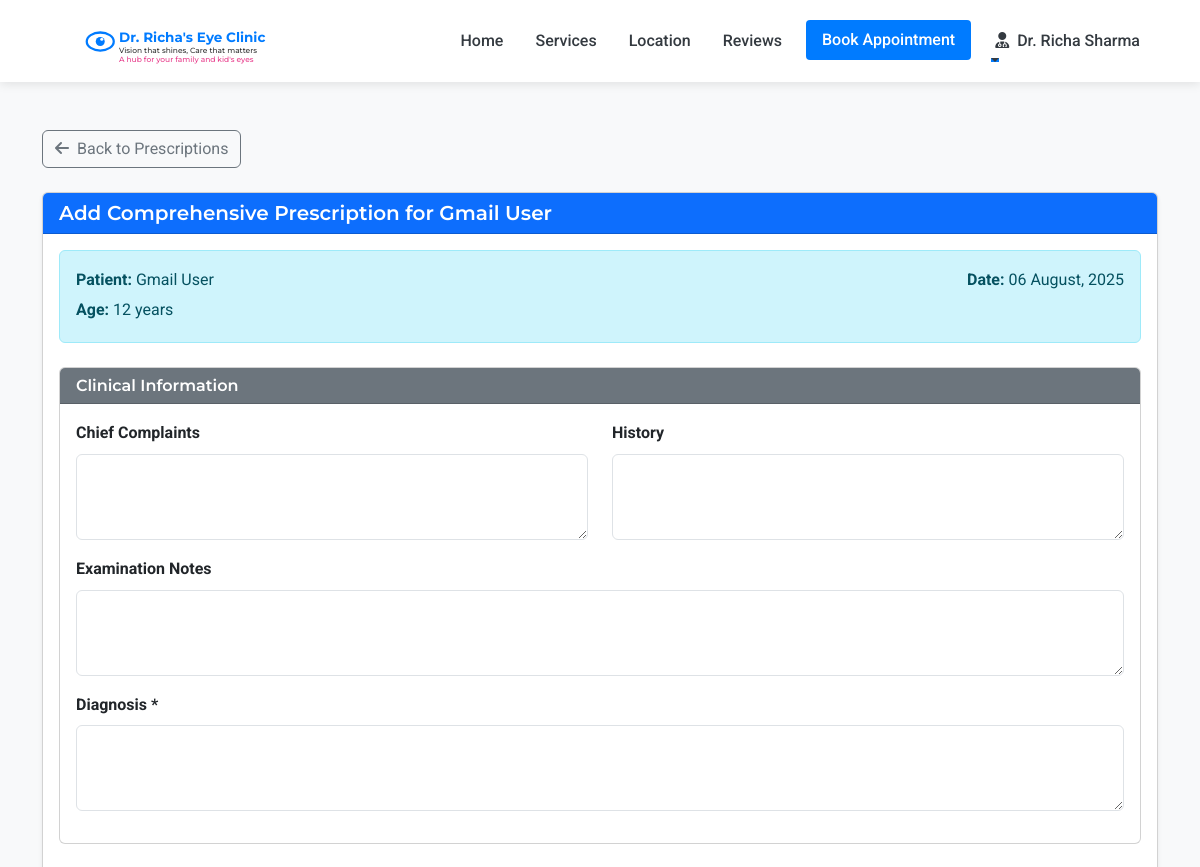
/doctor/add-prescription/9 (signed in, upper part), run on an earlier commit of the app's database.
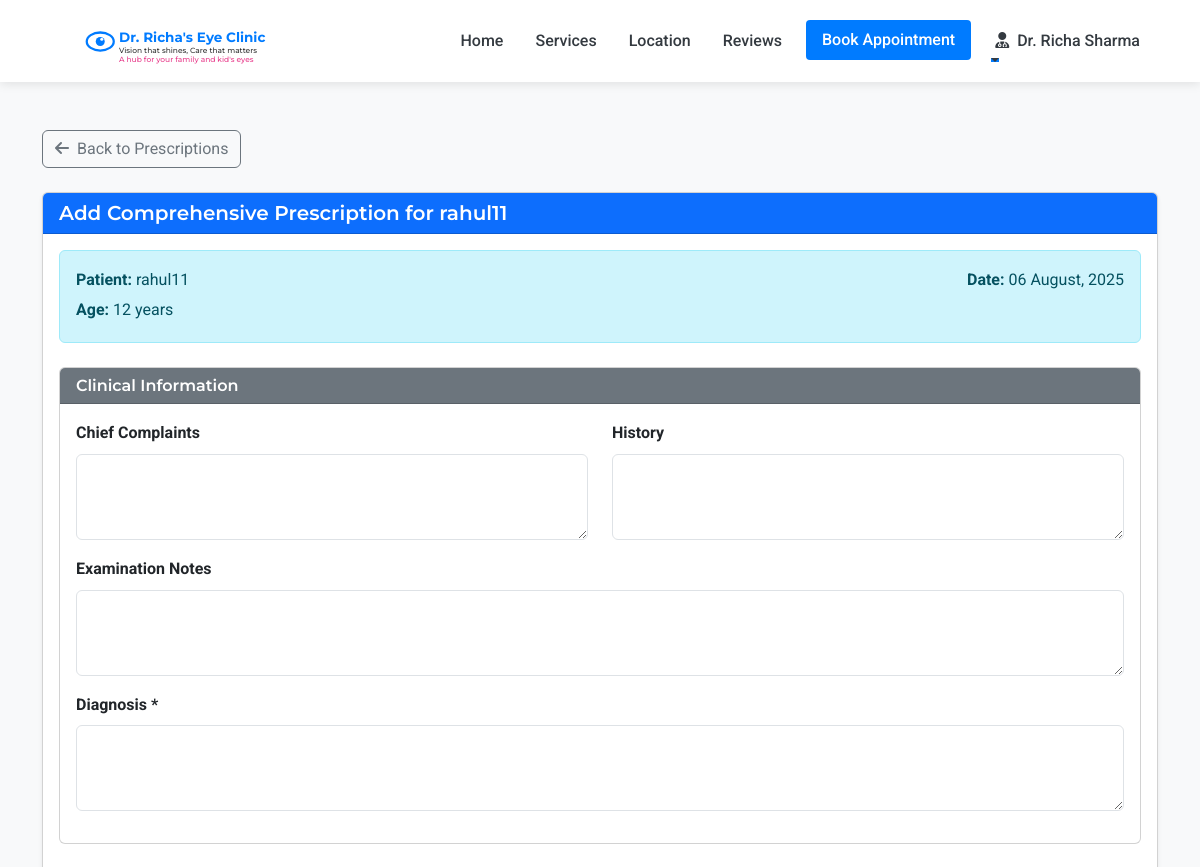
And on a later commit of the database.
### models.py (models this page shows, shortened)
class Patient(UserMixin, db.Model):
    id = db.Column(db.Integer, primary_key=True)
    full_name = db.Column(db.String(100), nullable=False)
    mobile_number = db.Column(db.String(15), nullable=False)
    email = db.Column(db.String(100), nullable=True)
    age = db.Column(db.Integer, nullable=False)
    sex = db.Column(db.String(10), nullable=True)
    password_hash = db.Column(db.String(256), nullable=True)
    is_registered = db.Column(db.Boolean, default=False)
    created_at = db.Column(db.DateTime, nullable=False, default=datetime.utcnow)
    appointments = db.relationship('Appointment', backref='patient', lazy=True)
    doctor_prescriptions = db.relationship('DoctorPrescription', backref='patient', lazy=True)
    optometrist_prescriptions = db.relationship('OptometristPrescription', backref='patient', lazy=True)

### routes.py (the view, shortened to what this page needs)
@app.route('/doctor/add-prescription/<int:patient_id>', methods=['GET', 'POST'])
@login_required
def doctor_add_prescription(patient_id):
    from forms import DoctorPrescriptionForm
    from models import Patient, DoctorPrescription, Doctor
    from datetime import datetime
    patient = Patient.query.get_or_404(patient_id)
    form = DoctorPrescriptionForm()
    return render_template('doctor/add_prescription.html',
                         form=form,
                         patient=patient,
                         now=datetime.utcnow())

### forms.py
class DoctorPrescriptionForm(FlaskForm):
    diagnosis = TextAreaField('Diagnosis', validators=[DataRequired()])
    medications = TextAreaField('Prescribed Medications', validators=[Optional()])
    instructions = TextAreaField('Instructions', validators=[Optional()])
    follow_up = TextAreaField('Follow-up Notes', validators=[Optional()])
    submit = SubmitField('Save Prescription')

### app.py (called while the page is built)
@login_manager.user_loader
def load_user(user_id):
    from models import Doctor, Assistant, Admin, Patient
    try:
        if user_id.startswith('doctor_'):
            return Doctor.query.get(int(user_id.split('_')[1]))
        elif user_id.startswith('assistant_'):
            return Assistant.query.get(int(user_id.split('_')[1]))
        elif user_id.startswith('admin_'):
            return Admin.query.get(int(user_id.split('_')[1]))
        else:
            return Patient.query.get(int(user_id))
    except (ValueError, AttributeError):
        return None

### routes.py (called while the page is built)
@app.context_processor
def inject_now():
    return {'now': datetime.now()}

### templates/doctor/add_prescription.html (shortened to what this page needs)
{% extends 'layout.html' %}
{% block content %}
<section class="py-5 bg-light">
    <div class="container">
        <div class="d-flex justify-content-start mb-4">
            <a href="{{ url_for('doctor_prescriptions') }}" class="btn btn-outline-secondary">
                <i class="fas fa-arrow-left me-1"></i> Back to Prescriptions
            </a>
        </div>
        <div class="card shadow-sm mb-4">
            <div class="card-header bg-primary text-white">
                <h5 class="mb-0">Add Comprehensive Prescription for {{ patient.full_name }}</h5>
            </div>
            <div class="card-body">
                <div class="alert alert-info mb-4">
                    <div class="row">
                        <div class="col-md-6">
                            <p class="mb-1"><strong>Patient:</strong> {{ patient.full_name }}</p>
                            <p class="mb-1"><strong>Age:</strong> {{ patient.age }} years</p>
                        </div>
                        <div class="col-md-6 text-md-end">
                            <p class="mb-1"><strong>Date:</strong> {{ now.strftime('%d %B, %Y') }}</p>
                        </div>
                    </div>
                </div>
                <form method="POST" id="prescriptionForm">
                    <div class="card mb-4">
                        <div class="card-header bg-secondary text-white">
                            <h6 class="mb-0">Clinical Information</h6>
                        </div>
                        <div class="card-body">
                            <div class="row mb-3">
                                <div class="col-md-6">
                                    <label class="form-label fw-bold">Chief Complaints</label>
                                    {{ form.complaints(class="form-control", rows=3) }}
                                </div>
                                <div class="col-md-6">
                                    <label class="form-label fw-bold">History</label>
                                    {{ form.history(class="form-control", rows=3) }}
                                </div>
                            </div>
                            <div class="mb-3">
                                <label class="form-label fw-bold">Examination Notes</label>
                                {{ form.examination_notes(class="form-control", rows=3) }}
                            </div>
                            <div class="mb-3">
                                <label class="form-label fw-bold">Diagnosis *</label>
                                {{ form.diagnosis(class="form-control", rows=3) }}
                            </div>
                        </div>
                    </div>
                </form>
            </div>
        </div>
    </div>
</section>
{% endblock %}

What changed in the data, as far as the page shows it:
changed Patient: full_name "Gmail User" → "rahul11"
